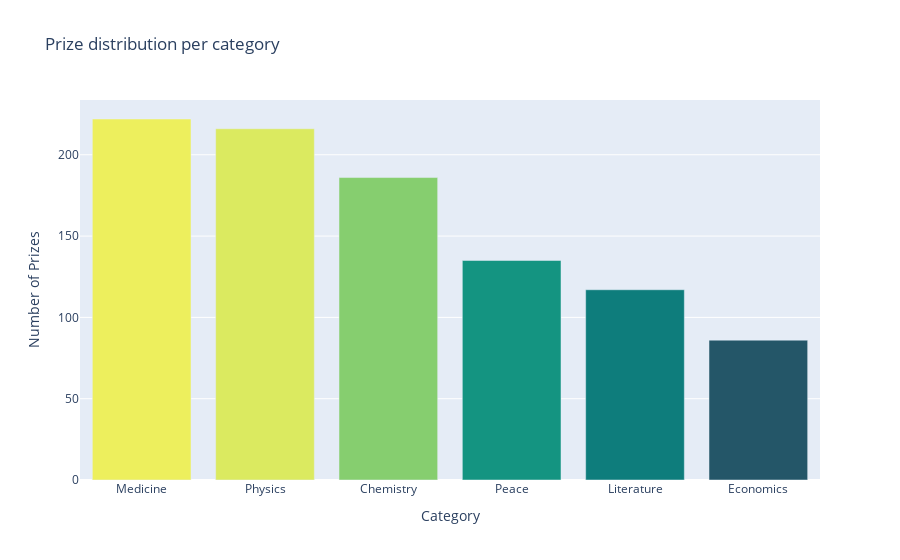

The code cell stored with this chart in its notebook:
### Code cell
bar = px.bar(x = prize_cat.index, # index = category name
             y = prize_cat.values,
             title='Prize distribution per category',
             color=prize_cat.values,
             color_continuous_scale='Aggrnyl')
 
bar.update_layout(xaxis_title='Category',
yaxis_title='Number of Prizes',
coloraxis_showscale=False)
 
bar.show()

### Figure 1 — Plotly figure (JSON) as saved in the notebook; plotly's stock layout.template omitted (floating-point values rounded to 4 significant figures)
{"data": [{"alignmentgroup": "True", "hovertemplate": "x=%{x}<br>y=%{y}<br>color=%{marker.color}<extra></extra>", "legendgroup": "", "marker": {"color": [222, 216, 186, 135, 117, 86], "coloraxis": "coloraxis", "pattern": {"shape": ""}}, "name": "", "offsetgroup": "", "orientation": "v", "showlegend": false, "textposition": "auto", "type": "bar", "x": ["Medicine", "Physics", "Chemistry", "Peace", "Literature", "Economics"], "xaxis": "x", "y": [222, 216, 186, 135, 117, 86], "yaxis": "y"}], "layout": {"barmode": "relative", "coloraxis": {"colorbar": {"title": {"text": "color"}}, "colorscale": [[0, "rgb(36, 86, 104)"], [0.1667, "rgb(15, 114, 121)"], [0.3333, "rgb(13, 143, 129)"], [0.5, "rgb(57, 171, 126)"], [0.6667, "rgb(110, 197, 116)"], [0.8333, "rgb(169, 220, 103)"], [1, "rgb(237, 239, 93)"]], "showscale": false}, "legend": {"tracegroupgap": 0}, "title": {"text": "Prize distribution per category"}, "xaxis": {"anchor": "y", "domain": [0, 1], "title": {"text": "Category"}}, "yaxis": {"anchor": "x", "domain": [0, 1], "title": {"text": "Number of Prizes"}}}}
